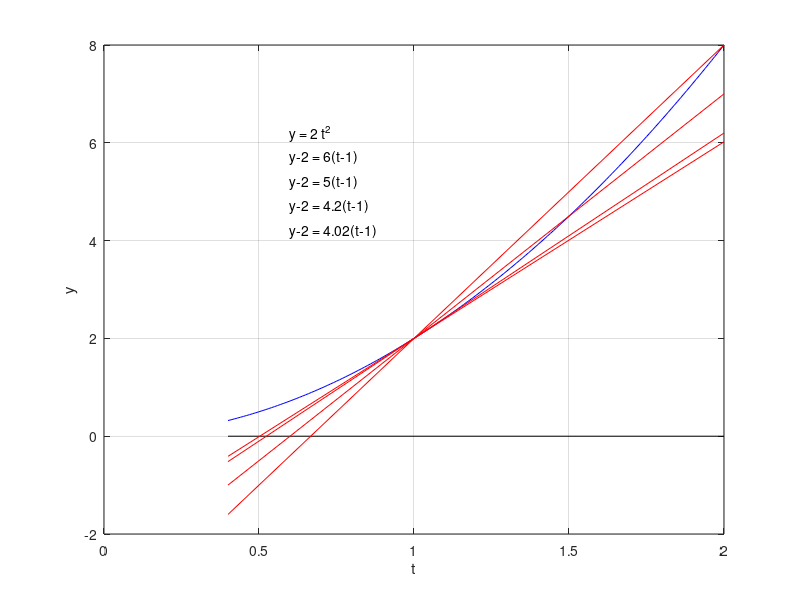
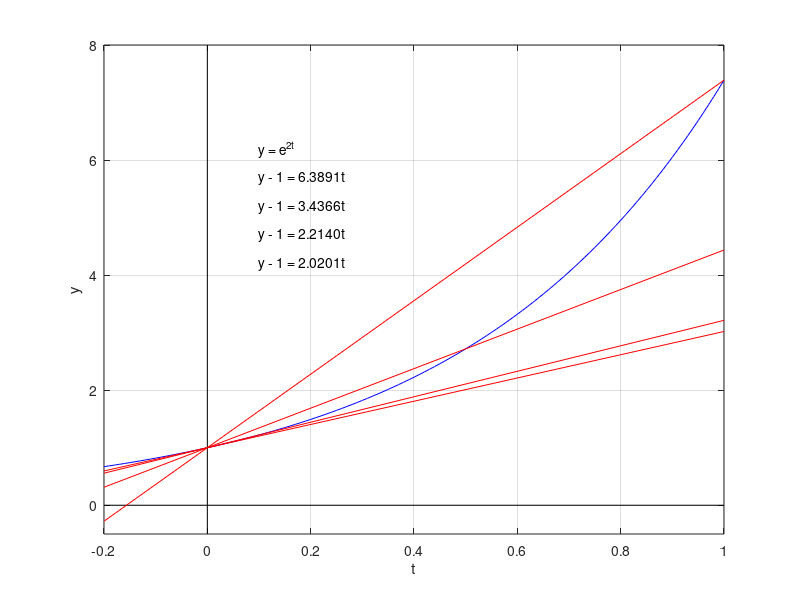

MATLAB code to generate these figures, in order:
close all

%%%%%%%%%%%%%%%%%%%%%%%%%%%%%%%%%%%%%%%%%%%%%%%%%%%%%%%%%%%%%%%%%%%%%%

% Graph of  y = 2 t^2
t= 0.4:0.01:2;
y = 2*t.^2;
plot(t,y,'b')
text(0.6, 6.2, 'y = 2 t^2');
hold on
grid on
xlabel('t')
ylabel('y')

% The x axis
t=linspace(0.4,2,2);
y=0*t;
plot(t,y,'k')

% The secant through the point (1, 2) et (2, 2 * 2^2)
y = 6*(t-1)+2;
plot(t,y,'r')
text(0.6, 5.7, 'y-2 = 6(t-1)');

% The secant through the point (1, 2) et (1.5, 2 * 1.5^2)
y = 5*(t-1)+2;
plot(t,y,'r')
text(0.6, 5.2, 'y-2 = 5(t-1)');

% The secant through the point (1, 2) et (1.1, 2 * 1.1^2)
y = 4.2*(t-1)+2;
plot(t,y,'r')
text(0.6, 4.7, 'y-2 = 4.2(t-1)');

% The secant through the point (1, 2) et (1.01, 2 * 1.01^2)
y = 4.02*(t-1)+2;
plot(t,y,'r')
text(0.6, 4.2, 'y-2 = 4.02(t-1)');


%%%%%%%%%%%%%%%%%%%%%%%%%%%%%%%%%%%%%%%%%%%%%%%%%%%%%%%%%%%%%%%%%%%%%%
figure

% Graph of  x = e^{2t}
t= -0.2:0.01:1;
y = exp(2*t);
plot(t,y,'b')
text(0.1, 6.2, 'y = e^{2t}');
hold on
grid on
xlabel('t')
ylabel('y')

% The x axis
t=linspace(-0.2,1,2);
y=0*t;
plot(t,y,'k')

% The y axis
y=linspace(-0.5,8,2);
z=0*y;
plot(z,y,'k')

% The secant through the point (0, 1) et (1, e^2)
y = 6.3891*t+1;
plot(t,y,'r')
text(0.1, 5.7, 'y - 1 = 6.3891t');

% The secant through the point (0, 1) et (0.5, e^0.5)
y = 3.4366*t+1;
plot(t,y,'r')
text(0.1, 5.2, 'y - 1 = 3.4366t');

% The secant through the point (0, 1) et (0.1, e^0.1)
y = 2.2140*t+1;
plot(t,y,'r')
text(0.1, 4.7, 'y - 1 = 2.2140t');

% The secant through the point (0, 1) et (0.01 , e^0.01)
y = 2.0201*t+1;
plot(t,y,'r')
text(0.1, 4.2, 'y - 1 = 2.0201t');

axis([-0.2,1,-0.5,8])
